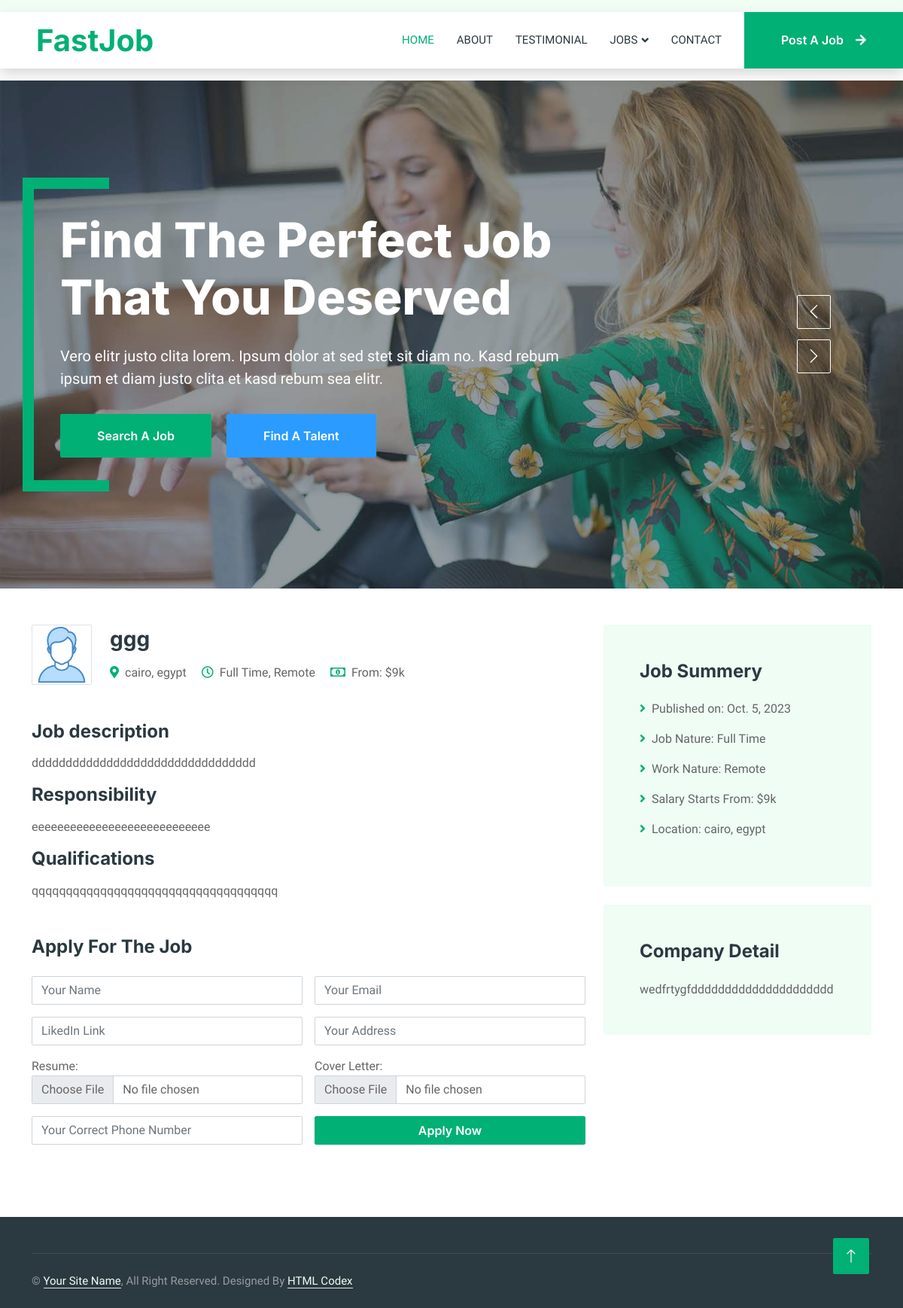
Screenshot of /job-detail/1/ with the database file from the repository.
### core/models.py (models this page shows, shortened)
class Job(models.Model):
    title = models.CharField(max_length=200)
    job_type = models.CharField(max_length=15, choices=job_type, default='Full Time')
    work_type = models.CharField(max_length=15, choices=work_type, default='Remote')
    job_location = models.CharField(max_length=200)
    job_salary = models.IntegerField(default=10, validators=[MaxValueValidator(20), MinValueValidator(8)])
    date = models.DateTimeField(auto_now_add=True)
    image = models.ImageField(upload_to='newjob_images/', default='job_default_img.jpg')
    job_description = RichTextField()    # Added newly
    responsibility = RichTextField()     # Added newly
    qualifications = RichTextField()     # Added newly
    company_name = models.CharField(max_length=200)
    company_link = models.URLField(null=True, blank=True)
    about_company = RichTextField()     # Added newly
    job_category = models.ForeignKey(JobCategory, on_delete=models.CASCADE)

### core/views.py (the view, shortened to what this page needs)
# urls.py: path('job-detail/<int:pk>/', views.job_detail, name='job_detail'),
def job_detail(request, pk):
    job = models.Job.objects.get(id=pk)
    form = forms.EmployeeDetailForm(request.POST or None, request.FILES or None)
    context = {
        'job' : job,
        'form' : form,
    }
    return render(request, 'core/job-detail.html', context)

### templates/core/job-detail.html (shortened to what this page needs)
{% extends 'partials/base.html' %}
{% block content %}
<div class="container-xxl py-5 wow fadeInUp" data-wow-delay="0.1s">
    <div class="container">
        <div class="row gy-5 gx-4">
            <div class="col-lg-8">
                <div class="d-flex align-items-center mb-5">
                {% if job.image %}
                    <img class="flex-shrink-0 img-fluid border rounded" src="{{job.image.url}}" alt="" style="width: 80px; height: 80px;">
                {% else %}
                    <img class="flex-shrink-0 img-fluid border rounded" src="{% url 'job_default_img.jpg' %}" alt="" style="width: 80px; height: 80px;">
                {% endif %}
                    <div class="text-start ps-4">
                        <h3 class="mb-3">{{job.title}}</h3>
                        <span class="text-truncate me-3"><i class="fa fa-map-marker-alt text-primary me-2"></i>{{job.job_location}}</span>
                        <span class="text-truncate me-3"><i class="far fa-clock text-primary me-2"></i>{{job.job_type}}, {{job.work_type}}</span>
                        <span class="text-truncate me-0"><i class="far fa-money-bill-alt text-primary me-2"></i>From: ${{job.job_salary}}k</span>
                    </div>
                </div>
                <div class="mb-5">
                    <h4 class="mb-3">Job description</h4>
                    <p>{{job.job_description}}</p>
                    <h4 class="mb-3">Responsibility</h4>
                    <p>{{job.responsibility}}</p>
                    <h4 class="mb-3">Qualifications</h4>
                    <p>{{job.qualifications}}</p>
                </div>
                <div class="">
                    <h4 class="mb-4">Apply For The Job</h4>
                    <form method="POST" action="." enctype="multipart/form-data">
                        <div class="row g-3">
                            <div class="col-12 col-sm-6">
                                {{form.name}}
                            </div>
                            <div class="col-12 col-sm-6">
                                {{form.email}}
                            </div>
                            <div class="col-12 col-sm-6">
                                {{form.linkedin_link}}
                            </div>
                            <div class="col-12 col-sm-6">
                                {{form.address}}
                            </div>
                            <div class="col-12 col-sm-6">
                                <label>Resume: </label>
                                {{form.cv}}
                            </div>
                            <div class="col-12 col-sm-6">
                                <label> Cover Letter: </label>
                                {{form.cl}}
                            </div>
                            <div class="col-12 col-sm-6">
                                {{form.phone}}
                            </div>
                            <div class="col-12 col-sm-6">
                                <input type="submit" value="Apply Now" class="btn btn-primary w-100">
                            </div>
                        </div>
                    </form>
                </div>
            </div>
            <div class="col-lg-4">
                <div class="bg-light rounded p-5 mb-4 wow slideInUp" data-wow-delay="0.1s">
                    <h4 class="mb-4">Job Summery</h4>
                    <p><i class="fa fa-angle-right text-primary me-2"></i>Published on: {{job.date|date}}</p>
                    <p><i class="fa fa-angle-right text-primary me-2"></i>Job Nature: {{job.job_type}}</p>
                    <p><i class="fa fa-angle-right text-primary me-2"></i>Work Nature: {{job.work_type}}</p>
                    <p><i class="fa fa-angle-right text-primary me-2"></i>Salary Starts From: ${{job.job_salary}}k</p>
                    <p><i class="fa fa-angle-right text-primary me-2"></i>Location: {{job.job_location}}</p>
                </div>
                <div class="bg-light rounded p-5 wow slideInUp" data-wow-delay="0.1s">
                    <h4 class="mb-4">Company Detail</h4>
                    <p class="m-0">{{job.about_company}}</p>
                </div>
            </div>
        </div>
    </div>
</div>
{% endblock content %}

### static/css/style.css (style rules this page uses)
:root { --primary: #00B074; --secondary: #2B9BFF; --light: #EFFDF5; --dark: #2B3940; }
.btn { font-family: 'Inter', sans-serif; font-weight: 600; transition: .5s; }
.btn.btn-primary, .btn.btn-secondary { color: #FFFFFF; }

### rows the page displays
Job: image (picture), title "ggg", job_location "cairo, egypt", job_type "Full Time", work_type "Remote", job_salary "9", job_description "ddddddddddddddddddddddddddddddddd", responsibility "eeeeeeeeeeeeeeeeeeeeeeeeeeee", qualifications "qqqqqqqqqqqqqqqqqqqqqqqqqqqqqqqqqqqq", date "Oct. 5, 2023", about_company "wedfrtygfddddddddddddddddddddd"
